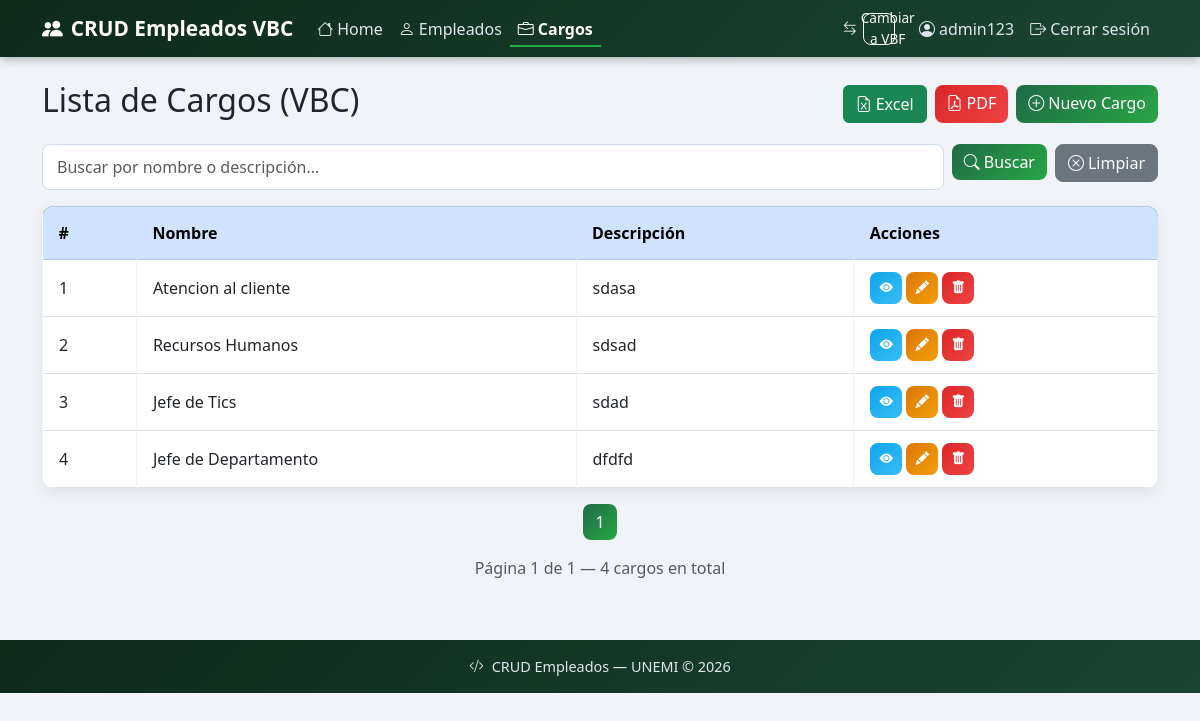
The page /vbc/cargos/ (signed in) on the database as committed earlier.
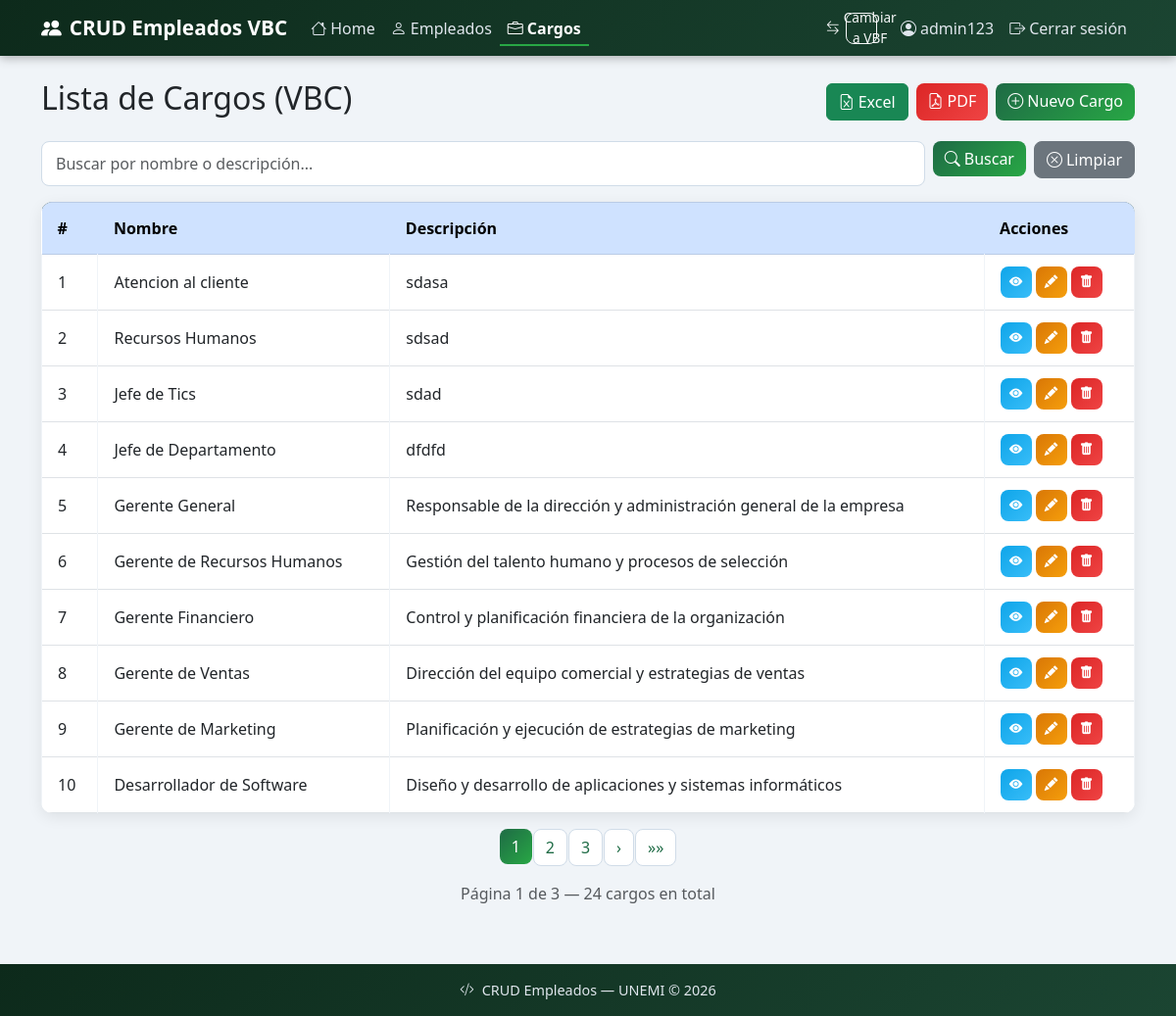
The same page on the database as committed later.
### empleados/models.py (models this page shows, shortened)
class Cargo(models.Model):
    nombre = models.CharField(max_length=100)
    descripcion = models.CharField(max_length=200, blank=True, null=True)

### empleados_vbc/views.py (the view)
# urls.py: path('vbc/cargos/', views.CargoListView.as_view(), name='vbc_cargo_lista'),
class CargoListView(LoginRequiredMixin, ListView):
    model = Cargo
    template_name = 'empleados_vbc/cargo_lista.html'
    context_object_name = 'cargos'
    paginate_by = 10
    def get_queryset(self):
        queryset = super().get_queryset()
        query = self.request.GET.get('q', '')
        if query:
            queryset = queryset.filter(nombre__icontains=query) | queryset.filter(descripcion__icontains=query)
        return queryset
    def get_context_data(self, **kwargs):
        context = super().get_context_data(**kwargs)
        context['query'] = self.request.GET.get('q', '')
        return context

### empleados_vbc/templates/empleados_vbc/cargo_lista.html (shortened to what this page needs)
{% extends 'empleados_vbc/base.html' %}
{% block content %}
<div class="d-flex justify-content-between align-items-center mb-3">
    <h2>Lista de Cargos (VBC)</h2>
    <div class="d-flex gap-2">
        <a href="{% url 'vbc_exportar_cargos_excel' %}" class="btn btn-success">
            <i class="bi bi-file-earmark-excel me-1"></i>Excel
        </a>
        <a href="{% url 'vbc_exportar_cargos_pdf' %}" class="btn btn-danger">
            <i class="bi bi-file-earmark-pdf me-1"></i>PDF
        </a>
        <a href="{% url 'vbc_cargo_crear' %}" class="btn btn-primary">
            <i class="bi bi-plus-circle me-1"></i>Nuevo Cargo
        </a>
    </div>
</div>
<form method="GET" class="mb-3">
    <div class="row g-2">
        <div class="col">
            <input type="text" name="q" class="form-control" placeholder="Buscar por nombre o descripción..." value="{{ query }}">
        </div>
        <div class="col-auto">
            <button type="submit" class="btn btn-primary">
                <i class="bi bi-search me-1"></i>Buscar
            </button>
        </div>
        <div class="col-auto">
            <a href="{% url 'vbc_cargo_lista' %}" class="btn btn-secondary">
                <i class="bi bi-x-circle me-1"></i>Limpiar
            </a>
        </div>
    </div>
</form>
<table class="table table-bordered table-hover">
    <thead class="table-primary">
        <tr>
            <th>#</th>
            <th>Nombre</th>
            <th>Descripción</th>
            <th>Acciones</th>
        </tr>
    </thead>
    <tbody>
        {% for cargo in cargos %}
        <tr>
            <td>{{ cargo.id }}</td>
            <td>{{ cargo.nombre }}</td>
            <td>{{ cargo.descripcion }}</td>
            <td>
                <div class="d-flex gap-1">
                    <a href="{% url 'vbc_cargo_detalle' cargo.pk %}" class="btn btn-info btn-sm" title="Ver">
                        <i class="bi bi-eye-fill"></i>
                    </a>
                    <a href="{% url 'vbc_cargo_editar' cargo.pk %}" class="btn btn-warning btn-sm" title="Editar">
                        <i class="bi bi-pencil-fill"></i>
                    </a>
                    <button class="btn btn-danger btn-sm btn-eliminar" title="Eliminar"
                        data-pk="{{ cargo.pk }}"
                        data-nombre="{{ cargo.nombre }}">
                        <i class="bi bi-trash-fill"></i>
                    </button>
                </div>
            </td>
        </tr>
        {% empty %}
        <tr>
            <td colspan="4" class="text-center">No se encontraron cargos.</td>
        </tr>
        {% endfor %}
    </tbody>
</table>
<nav class="mt-3">
    <ul class="pagination justify-content-center">
        {% for num in page_obj.paginator.page_range %}
        {% if page_obj.number == num %}
        <li class="page-item active">
            <span class="page-link">{{ num }}</span>
        </li>
        {% elif num > page_obj.number|add:'-3' and num < page_obj.number|add:'3' %}
        <li class="page-item">
            <a class="page-link" href="?page={{ num }}&q={{ query }}">{{ num }}</a>
        </li>
        {% endif %}
        {% endfor %}
        {% if page_obj.has_next %}
        <li class="page-item">
            <a class="page-link" href="?page={{ page_obj.next_page_number }}&q={{ query }}">›</a>
        </li>
        <li class="page-item">
            <a class="page-link" href="?page={{ page_obj.paginator.num_pages }}&q={{ query }}">»»</a>
        </li>
        {% endif %}
    </ul>
    <p class="text-center text-muted">Página {{ page_obj.number }} de {{ page_obj.paginator.num_pages }} — {{ page_obj.paginator.count }} cargos en total</p>
</nav>
{% endblock %}

Rows that differ between the two databases and show on the page:
added Cargo: id "5", nombre "Gerente General", descripcion "Responsable de la dirección y administración general de la empresa"
added Cargo: id "6", nombre "Gerente de Recursos Humanos", descripcion "Gestión del talento humano y procesos de selección"
added Cargo: id "7", nombre "Gerente Financiero", descripcion "Control y planificación financiera de la organización"
added Cargo: id "8", nombre "Gerente de Ventas", descripcion "Dirección del equipo comercial y estrategias de ventas"
added Cargo: id "9", nombre "Gerente de Marketing", descripcion "Planificación y ejecución de estrategias de marketing"
added Cargo: id "10", nombre "Desarrollador de Software", descripcion "Diseño y desarrollo de aplicaciones y sistemas informáticos"
Other text that changed with them:
{{ page_obj.paginator.num_pages }}: "1" → "3"
{{ page_obj.paginator.count }}: "4" → "24"
new list line: "2"
new list line: "3"
